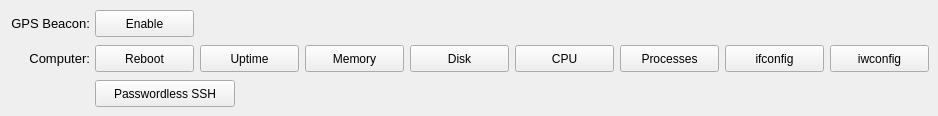
     <widget class="QWidget" name="page_ip">
      <widget class="QPushButton" name="pushButton_remote_actions_ip_gps_beacon_enable_disable">
       <property name="geometry">
        <rect>
         <x>95</x>
         <y>10</y>
         <width>99</width>
         <height>27</height>
        </rect>
       </property>
       <property name="text">
        <string>Enable</string>
       </property>
      </widget>
      <widget class="QLabel" name="label2_ip_gps_beacon_enable_disable">
       <property name="geometry">
        <rect>
         <x>10</x>
         <y>10</y>
         <width>80</width>
         <height>27</height>
        </rect>
       </property>
       <property name="font">
        <font>
         <pointsize>10</pointsize>
         <underline>false</underline>
        </font>
       </property>
       <property name="text">
        <string>GPS Beacon:</string>
       </property>
       <property name="alignment">
        <set>Qt::AlignRight|Qt::AlignTrailing|Qt::AlignVCenter</set>
       </property>
      </widget>
      <widget class="QPushButton" name="pushButton_remote_actions_ip_reboot">
       <property name="enabled">
        <bool>true</bool>
       </property>
       <property name="geometry">
        <rect>
         <x>95</x>
         <y>45</y>
         <width>99</width>
         <height>27</height>
        </rect>
       </property>
       <property name="text">
        <string>Reboot</string>
       </property>
      </widget>
      <widget class="QPushButton" name="pushButton_remote_actions_ip_uptime">
       <property name="enabled">
        <bool>true</bool>
       </property>
       <property name="geometry">
        <rect>
         <x>200</x>
         <y>45</y>
         <width>99</width>
         <height>27</height>
        </rect>
       </property>
       <property name="text">
        <string>Uptime</string>
       </property>
      </widget>
      <widget class="QPushButton" name="pushButton_remote_actions_ip_memory">
       <property name="enabled">
        <bool>true</bool>
       </property>
       <property name="geometry">
        <rect>
         <x>305</x>
         <y>45</y>
         <width>99</width>
         <height>27</height>
        </rect>
       </property>
       <property name="text">
        <string>Memory</string>
       </property>
      </widget>
      <widget class="QPushButton" name="pushButton_remote_actions_ip_disk">
       <property name="enabled">
        <bool>true</bool>
       </property>
       <property name="geometry">
        <rect>
         <x>410</x>
         <y>45</y>
         <width>99</width>
         <height>27</height>
        </rect>
       </property>
       <property name="text">
        <string>Disk</string>
       </property>
      </widget>
      <widget class="QLabel" name="label2_remote_actions_ip_computer">
       <property name="geometry">
        <rect>
         <x>10</x>
         <y>45</y>
         <width>80</width>
         <height>27</height>
        </rect>
       </property>
       <property name="font">
        <font>
         <pointsize>10</pointsize>
         <underline>false</underline>
        </font>
       </property>
       <property name="text">
        <string>Computer:</string>
       </property>
       <property name="alignment">
        <set>Qt::AlignRight|Qt::AlignTrailing|Qt::AlignVCenter</set>
       </property>
      </widget>
      <widget class="QPushButton" name="pushButton_remote_actions_ip_cpu">
       <property name="enabled">
        <bool>true</bool>
       </property>
       <property name="geometry">
        <rect>
         <x>515</x>
         <y>45</y>
         <width>99</width>
         <height>27</height>
        </rect>
       </property>
       <property name="text">
        <string>CPU</string>
       </property>
      </widget>
      <widget class="QPushButton" name="pushButton_remote_actions_ip_processes">
       <property name="enabled">
        <bool>true</bool>
       </property>
       <property name="geometry">
        <rect>
         <x>620</x>
         <y>45</y>
         <width>99</width>
         <height>27</height>
        </rect>
       </property>
       <property name="text">
        <string>Processes</string>
       </property>
      </widget>
      <widget class="QPushButton" name="pushButton_remote_actions_ip_ifconfig">
       <property name="enabled">
        <bool>true</bool>
       </property>
       <property name="geometry">
        <rect>
         <x>725</x>
         <y>45</y>
         <width>99</width>
         <height>27</height>
        </rect>
       </property>
       <property name="text">
        <string>ifconfig</string>
       </property>
      </widget>
      <widget class="QPushButton" name="pushButton_remote_actions_ip_iwconfig">
       <property name="enabled">
        <bool>true</bool>
       </property>
       <property name="geometry">
        <rect>
         <x>830</x>
         <y>45</y>
         <width>99</width>
         <height>27</height>
        </rect>
       </property>
       <property name="text">
        <string>iwconfig</string>
       </property>
      </widget>
      <widget class="QPushButton" name="pushButton_remote_actions_passwordless_ssh">
       <property name="enabled">
        <bool>true</bool>
       </property>
       <property name="geometry">
        <rect>
         <x>95</x>
         <y>80</y>
         <width>140</width>
         <height>27</height>
        </rect>
       </property>
       <property name="text">
        <string>Passwordless SSH</string>
       </property>
      </widget>
     </widget>
